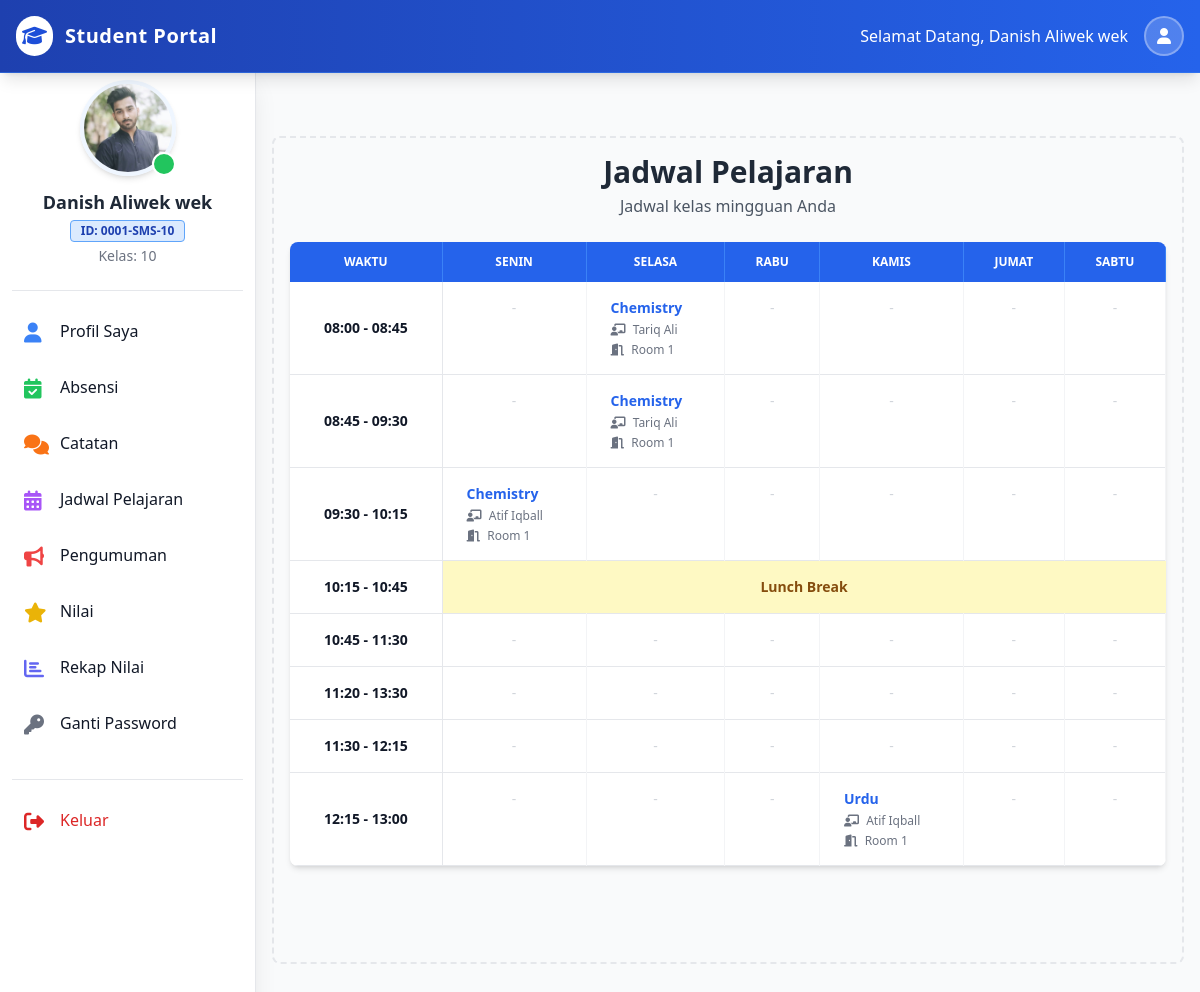
/siswa/index.php?jadwal (signed in), run on the app's committed database.
### tables this page shows
CREATE TABLE `kelas` (
  `id_kelas` int NOT NULL,
  `nama_kelas` varchar(50) NOT NULL,
  `nama_mapel` varchar(300) NOT NULL,
  `nama_seksi` varchar(50) NOT NULL,
  `k_id_guru` int NOT NULL,
  `created_at` datetime NOT NULL DEFAULT CURRENT_TIMESTAMP
);

CREATE TABLE `jadwal` (
  `id_jadwal` int NOT NULL,
  `j_id_guru` int NOT NULL,
  `j_id_kelas` int NOT NULL,
  `j_id_seksi` int DEFAULT NULL,
  `j_id_sesi` int NOT NULL,
  `j_mapel_id` int NOT NULL,
  `j_id_ruangan` int NOT NULL,
  `hari_jadwal` varchar(10) NOT NULL,
  `created_at` datetime NOT NULL DEFAULT CURRENT_TIMESTAMP
);

CREATE TABLE `mapel` (
  `id_mapel` int NOT NULL,
  `kode_mapel` varchar(20) NOT NULL,
  `nama_mapel` varchar(50) NOT NULL,
  `created_at` datetime NOT NULL DEFAULT CURRENT_TIMESTAMP
);

CREATE TABLE `guru` (
  `id_guru` int NOT NULL,
  `nama_guru` varchar(100) NOT NULL,
  `email_guru` varchar(100) NOT NULL,
  `password_guru` varchar(200) NOT NULL,
  `tanggal_lahir_guru` date NOT NULL,
  `foto_guru` varchar(300) NOT NULL,
  `mapel_guru` varchar(50) NOT NULL,
  `telepon_guru` varchar(30) NOT NULL,
  `alamat_guru` varchar(100) NOT NULL,
  `umur_guru` int NOT NULL,
  `jekel_guru` enum('Laki_Laki','Perempuan') NOT NULL,
  `status_guru` enum('Aktif','Disable') NOT NULL DEFAULT 'Aktif',
  `tanggal_regis_guru` datetime NOT NULL DEFAULT CURRENT_TIMESTAMP
);

CREATE TABLE `ruangan` (
  `id_ruangan` int NOT NULL,
  `nama_ruangan` varchar(50) NOT NULL,
  `kapasitas_ruangan` int NOT NULL,
  `r_id_kelas` int NOT NULL,
  `r_id_seksi` int NOT NULL,
  `created_at` datetime NOT NULL DEFAULT CURRENT_TIMESTAMP
);

### siswa/jadwal.php (the view, shortened to what this page needs)
<div class="p-4 sm:ml-64">
    <div class="p-4 border-2 border-gray-200 border-dashed rounded-lg mt-14">
        <div class="mb-6 text-center">
             <h1 class="text-3xl font-bold text-gray-800">Jadwal Pelajaran</h1>
             <p class="text-gray-600 mt-1">Jadwal kelas mingguan Anda</p>
        </div>
        <div class="overflow-x-auto shadow-md sm:rounded-lg">
            <table class="w-full text-sm text-center text-gray-500">
                <thead class="text-xs text-white uppercase bg-blue-600">
                    <?php
                    $days = ['Senin', 'Selasa', 'Rabu', 'Kamis', 'Jumat', 'Sabtu'];
                    ?>
                    <tr>
                        <th scope="col" class="px-6 py-3 border-r border-blue-500">Waktu</th>
                        <?php foreach ($days as $day) : ?>
                            <th scope="col" class="px-6 py-3 border-r border-blue-500"><?= $day ?></th>
                        <?php endforeach; ?>
                    </tr>
                </thead>
                <tbody>
                    <?php
                    $timetable = array();
                    $fetch_period_sql = "SELECT * FROM `sesi` ORDER BY jam_mulai_sesi ASC";
                    $period_result = $conn->query($fetch_period_sql);
                    if ($period_result) {
                        while ($fetch_period_row = $period_result->fetch_assoc()) {
                            $period_start_time = date('H:i', strtotime($fetch_period_row['jam_mulai_sesi']));
                            $period_end_time = date('H:i', strtotime($fetch_period_row['jam_berakhir_sesi']));
                            $break = $fetch_period_row['nama_sesi'];
                            if (stripos($break, 'Istirahat') !== false || stripos($break, 'Break') !== false) {
                                $timetable[] = [
                                    'type' => 'break',
                                    'name' => $break,
                                    'time' => $period_start_time . " - " . $period_end_time
                                ];
                            } else {
                                $timetable[] = [
                                    'type' => 'period',
                                    'time' => $period_start_time . " - " . $period_end_time
                                ];
                            }
                        }
                    }
                    ?>
                    <?php foreach ($timetable as $period) :
                        $period_time_str = $period['time'];
                        $start_time_limit = explode(' - ', $period_time_str)[0];
                    ?>
                        <tr class="bg-white border-b hover:bg-gray-50">
                            <?php if ($period['type'] === 'break') { ?>
                                <td class="px-6 py-4 font-bold text-gray-900 border-r"><?= $period_time_str ?></td>
                                <td class="px-6 py-4 font-bold text-center bg-yellow-100 text-yellow-800" colspan="6">
                                    <?= $period['name'] ?>
                                </td>
                            <?php } else { ?>
                                <td class="px-6 py-4 font-bold text-gray-900 border-r"><?= $period_time_str ?></td>
                                <?php foreach ($days as $day) : ?>
                                    <td class="px-6 py-4 border-r border-gray-100 align-top h-full">
                                        <?php
                                        $sql = "SELECT j.j_id_kelas, j.j_id_seksi, j.j_id_guru, j.j_id_ruangan, j.j_mapel_id
                                        FROM jadwal AS j
                                        INNER JOIN `sesi` AS p ON j.j_id_sesi = p.id_sesi
                                        WHERE j.hari_jadwal = '$day'
                                        AND p.jam_mulai_sesi <= '$start_time_limit:00'
                                        AND p.jam_berakhir_sesi >= '$start_time_limit:00'
                                        LIMIT 1";
                                        $result = $conn->query($sql);
                                        if ($result && $result->num_rows > 0) {
                                            $row = $result->fetch_assoc();
                                            $t_teacher_id = $row['j_id_guru'];
                                            $t_room_id = $row['j_id_ruangan'];
                                            $t_subject_id = $row['j_mapel_id'];
                                            $teacher_name = fetchNameFromTable($t_teacher_id, 'guru', 'id_guru', 'nama_guru');
                                            $room_name = fetchNameFromTable($t_room_id, 'ruangan', 'id_ruangan', 'nama_ruangan');
                                            $subject_name = fetchNameFromTable($t_subject_id, 'mapel', 'id_mapel', 'nama_mapel');
                                            echo '<div class="text-left space-y-1">';
                                            echo '<div class="font-semibold text-blue-600">' . $subject_name . '</div>';
                                            echo '<div class="text-xs text-gray-500"><i class="fas fa-chalkboard-teacher mr-1"></i> ' . $teacher_name . '</div>';
                                            echo '<div class="text-xs text-gray-500"><i class="fas fa-door-open mr-1"></i> ' . $room_name . '</div>';
                                            echo '</div>';
                                        } else {
                                            echo '<span class="text-gray-300">-</span>';
                                        }
                                        ?>
                                    </td>
                                <?php endforeach; ?>
                            <?php } ?>
                        </tr>
                    <?php endforeach; ?>
                </tbody>
            </table>
        </div>
        <?php
        function fetchNameFromTable($id, $table, $idColumn, $nameColumn)
        {
            global $conn;
            $sql = "SELECT $nameColumn FROM $table WHERE $idColumn = '$id'";
            $result = $conn->query($sql);
            if ($result && $result->num_rows > 0) {
                $row = $result->fetch_assoc();
                return $row[$nameColumn];
            }
            return '-';
        }
        ?>
         <div class="h-20"></div>
    </div>
</div>

### siswa/partials/student_sidebar.php
<?php
    require_once('../partials/_connection.php');
    $student_pic = $_SESSION['student_pic'];
    $student_name = $_SESSION['student_name'];
    $student_rollno = $_SESSION['student_rollno'];
    $student_class_id = $_SESSION['student_class'];
    $fetch_class_sql = "SELECT nama_kelas FROM kelas WHERE id_kelas = '$student_class_id' ";
    $class_result = $conn->query($fetch_class_sql);
    $fetch_class_row = $class_result->fetch_assoc();
    $student_class = $fetch_class_row['nama_kelas'];
?>
<aside class="fixed left-0 top-16 w-64 h-full bg-white shadow-xl overflow-y-auto border-r border-gray-200 z-10 transition-transform -translate-x-full sm:translate-x-0" id="logo-sidebar">
    <div class="h-full px-3 py-4 overflow-y-auto bg-white">
        <div class="flex flex-col items-center pb-6 border-b border-gray-200 mb-4">
            <div class="relative">
                <img class="w-24 h-24 rounded-full object-cover border-4 border-blue-50 shadow-md" src="../admin/admin_images/registration/<?= $student_pic ?>" alt="Profile" onerror="this.src='https://ui-avatars.com/api/?name=<?= urlencode($student_name) ?>&background=random'">
                <div class="absolute bottom-0 right-0 w-6 h-6 bg-green-500 border-2 border-white rounded-full"></div>
            </div>
            <h5 class="mt-3 text-lg font-bold text-gray-800 text-center"><?= htmlspecialchars($student_name) ?></h5>
            <div class="flex flex-col items-center text-sm text-gray-500 mt-1">
                <span class="bg-blue-100 text-blue-800 text-xs font-semibold px-2.5 py-0.5 rounded border border-blue-400">ID: <?= htmlspecialchars($student_rollno) ?></span>
                <span class="mt-1">Kelas: <?= htmlspecialchars($student_class) ?></span>
            </div>
        </div>
        <ul class="space-y-2 font-medium">
            <li>
                <a href="index.php?profil" class="flex items-center p-3 text-gray-900 rounded-lg hover:bg-blue-50 group transition duration-200">
                    <i class="fas fa-user w-6 h-6 text-xl text-blue-500 group-hover:text-blue-700"></i>
                    <span class="ml-3 group-hover:translate-x-1 transition-transform">Profil Saya</span>
                </a>
            </li>
            <li>
                <a href="index.php?absensi" class="flex items-center p-3 text-gray-900 rounded-lg hover:bg-blue-50 group transition duration-200">
                     <i class="fas fa-calendar-check w-6 h-6 text-xl text-green-500 group-hover:text-green-700"></i>
                    <span class="ml-3 group-hover:translate-x-1 transition-transform">Absensi</span>
                </a>
            </li>
            <li>
                <a href="index.php?catatan" class="flex items-center p-3 text-gray-900 rounded-lg hover:bg-blue-50 group transition duration-200">
                    <i class="fas fa-comments w-6 h-6 text-xl text-orange-500 group-hover:text-orange-700"></i>
                    <span class="ml-3 group-hover:translate-x-1 transition-transform">Catatan</span>
                </a>
            </li>
            <li>
                <a href="index.php?jadwal" class="flex items-center p-3 text-gray-900 rounded-lg hover:bg-blue-50 group transition duration-200">
                    <i class="fas fa-calendar-alt w-6 h-6 text-xl text-purple-500 group-hover:text-purple-700"></i>
                    <span class="ml-3 group-hover:translate-x-1 transition-transform">Jadwal Pelajaran</span>
                </a>
            </li>
            <li>
                <a href="index.php?pengumuman" class="flex items-center p-3 text-gray-900 rounded-lg hover:bg-blue-50 group transition duration-200">
                    <i class="fas fa-bullhorn w-6 h-6 text-xl text-red-500 group-hover:text-red-700"></i>
                    <span class="ml-3 group-hover:translate-x-1 transition-transform">Pengumuman</span>
                </a>
            </li>
            <li>
                <a href="index.php?nilai" class="flex items-center p-3 text-gray-900 rounded-lg hover:bg-blue-50 group transition duration-200">
                    <i class="fas fa-star w-6 h-6 text-xl text-yellow-500 group-hover:text-yellow-700"></i>
                    <span class="ml-3 group-hover:translate-x-1 transition-transform">Nilai</span>
                </a>
            </li>
            <li>
                <a href="index.php?rekap_nilai" class="flex items-center p-3 text-gray-900 rounded-lg hover:bg-blue-50 group transition duration-200">
                    <i class="fas fa-chart-bar w-6 h-6 text-xl text-indigo-500 group-hover:text-indigo-700"></i>
                    <span class="ml-3 group-hover:translate-x-1 transition-transform">Rekap Nilai</span>
                </a>
            </li>
            <li>
                <a href="index.php?ganti_password" class="flex items-center p-3 text-gray-900 rounded-lg hover:bg-blue-50 group transition duration-200">
                    <i class="fas fa-key w-6 h-6 text-xl text-gray-500 group-hover:text-gray-700"></i>
                    <span class="ml-3 group-hover:translate-x-1 transition-transform">Ganti Password</span>
                </a>
            </li>
        </ul>
        <div class="mt-8 border-t border-gray-200 pt-4">
            <ul class="space-y-2 font-medium">
                <li>
                     <a href="index.php?logout" class="flex items-center p-3 text-red-600 rounded-lg hover:bg-red-50 group transition duration-200">
                        <i class="fas fa-sign-out-alt w-6 h-6 text-xl"></i>
                        <span class="ml-3">Keluar</span>
                    </a>
                </li>
            </ul>
        </div>
    </div>
</aside>

### siswa/partials/student_head.php (style rules this page uses)
body { font-family: 'Inter', sans-serif; background-color: #f3f4f6; }

### data on the page
kelas: nama_kelas "10"
jadwal: j_mapel.nama_mapel "Chemistry", j_id_guru.nama_guru "Tariq Ali", j_id_ruangan.nama_ruangan "Room 1"
jadwal: j_mapel.nama_mapel "Chemistry", j_id_guru.nama_guru "Atif Iqball", j_id_ruangan.nama_ruangan "Room 1"
jadwal: j_mapel.nama_mapel "Urdu", j_id_guru.nama_guru "Atif Iqball", j_id_ruangan.nama_ruangan "Room 1"

### other printed values
$student_name "Danish Aliwek wek"
$student_rollno "0001-SMS-10"
$day "SENIN"
$day "SELASA"
$day "RABU"
$day "KAMIS"
$day "JUMAT"
$day "SABTU"
$period_time_str "08:00 - 08:45"
$period_time_str "08:45 - 09:30"
$period_time_str "09:30 - 10:15"
$period_time_str "10:15 - 10:45"
$period['name'] "Lunch Break"
$period_time_str "10:45 - 11:30"
$period_time_str "11:20 - 13:30"
